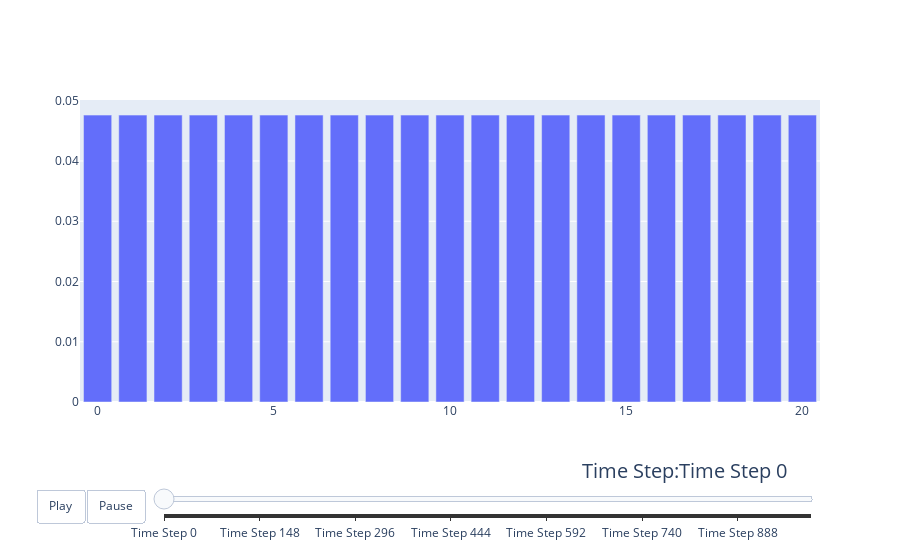

The code cell stored with this chart in its notebook:
### Code cell
import plotly.graph_objs as go
from plotly.subplots import make_subplots
import numpy as np

# Create your array of probability distributions at different time steps.
# Let's assume you have a list of arrays called `distribution_data`, where each array represents a probability distribution.

# Create a figure with subplots
fig = make_subplots(rows=1, cols=1)

# Set up the initial plot (assuming distribution_data[0] is the initial distribution)
x = np.arange(len(vs[0]))  # Assuming your data is discrete
trace = go.Bar(x=x, y=vs[0], name='Time Step 0')

# Add the trace to the subplot
fig.add_trace(trace, row=1, col=1)

# Define initial animation duration
animation_duration = 100  # 1 second

# Function to update the plot for each frame of the animation
def update(frame):
    # Create a new trace for the current distribution
    new_trace = go.Bar(x=x, y=vs[frame], name=f'Time Step {frame}')

    # Update the subplot with the new trace
    fig.data = [new_trace]

    # Update the title
    fig.update_layout(title=f'Time Step {frame}')

# Create the animation
num_frames = len(vs)

animation_frames = [go.Frame(data=[go.Bar(x=x, y=vs[frame], name=f'Time Step {frame}')],
                            name=f'Time Step {frame}')
                    for frame in range(num_frames)]

fig.frames = animation_frames

# Define the layout for your plot
layout = go.Layout(
    updatemenus=[
        {
            'buttons': [
                {
                    'args': [None, {'frame': {'duration': animation_duration, 'redraw': True}, 'fromcurrent': True}],
                    'label': 'Play',
                    'method': 'animate',
                },
                {
                    'args': [[None], {'frame': {'duration': 0, 'redraw': True}, 'mode': 'immediate', 'transition': {'duration': 0}}],
                    'label': 'Pause',
                    'method': 'animate',
                },
            ],
            'direction': 'left',
            'pad': {'r': 10, 't': 87},
            'showactive': False,
            'type': 'buttons',
            'x': 0.1,
            'xanchor': 'right',
            'y': 0,
            'yanchor': 'top',
        },
    ],
    sliders=[{
        'active': 0,
        'yanchor': 'top',
        'xanchor': 'left',
        'currentvalue': {
            'font': {'size': 20},
            'prefix': 'Time Step:',
            'visible': True,
            'xanchor': 'right',
        },
        'transition': {'duration': 300, 'easing': 'cubic-in-out'},
        'pad': {'b': 10, 't': 50},
        'len': 0.9,
        'x': 0.1,
        'y': 0,
        'steps': [{'args': [[f'Time Step {frame}'], {'frame': {'duration': 0, 'redraw': True}, 'mode': 'immediate'}],
                   'label': f'Time Step {frame}',
                   'method': 'animate'} for frame in range(num_frames)],
    }],
)

fig.update_layout(layout)

# Show the animation
fig.show()
